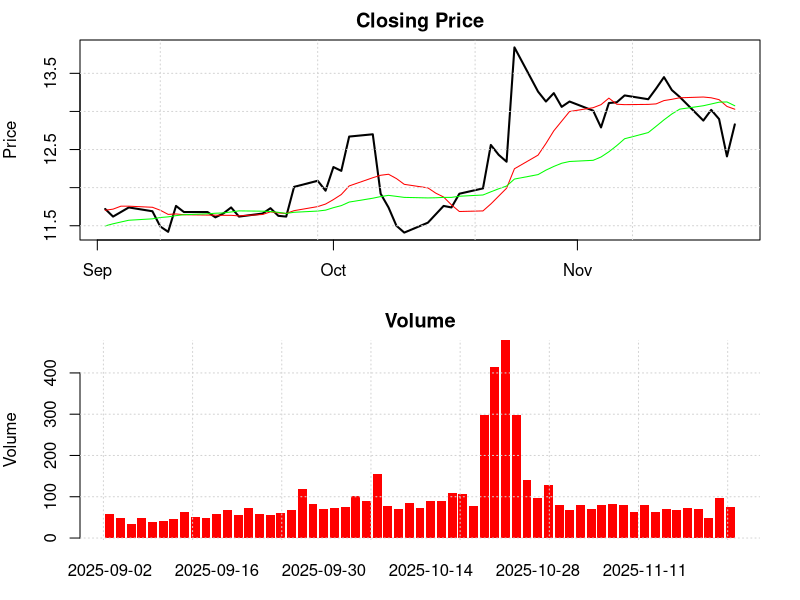

Write the R code that produced this figure.
rm(list=ls())
stocks <- read.csv("./Ford.csv")
stocks$Date <- as.Date(stocks$Date,format="%m/%d/%Y")
# Rename columns
colnames(stocks) <- c("Date","Close","Open","High","Low", "Volume","Change")

# Calculate Rolling Means



# 5 Days
stocks$SMA5 <- stats::filter(stocks$Close,
                             rep(1/5, 5),sides = 1)
# 7 Days
stocks$SMA7 <- stats::filter(stocks$Close,
                             rep(1/7, 7),sides = 1)
# 9 Days
stocks$SMA9 <- stats::filter(stocks$Close,
                             rep(1/9, 9),sides = 1)

# 20 Days
stocks$SMA20 <- stats::filter(stocks$Close, rep(1/20, 20), sides = 1)

# 50 Days
stocks$SMA50 <- stats::filter(stocks$Close,
                              rep(1/50, 50),
                              sides = 1)

# 100 Days
stocks$SMA100 <- stats::filter(stocks$Close,
                              rep(1/100, 100),
                              sides = 1)

# 200 Days
stocks$SMA200 <- stats::filter(stocks$Close,
                              rep(1/200, 200),
                              sides = 1)
# Plot close and Volume
quarter <- subset(stocks,Date >='2025-09-01')
# Two-panel layout
par(mfrow = c(2,1), mar = c(3,4,2,2))

# --- Top Panel: Closing Price Line ---
plot(
  quarter$Date,
  quarter$Close,
  type = "l",
  col = "black",
  lwd = 2,
  main = "Closing Price",
  xlab = "",
  ylab = "Price"
)
lines(quarter$Date,quarter$SMA9,col="red")
lines(quarter$Date,quarter$SMA20,col="green")
grid()

# --- Bottom Panel: Volume Bars ---
barplot(
  quarter$Volume,
  names.arg = quarter$Date,
  col = "red",
  border = NA,
  main = "Volume",
  xlab = "Date",
  ylab = "Volume",
  axes = TRUE
)
grid()